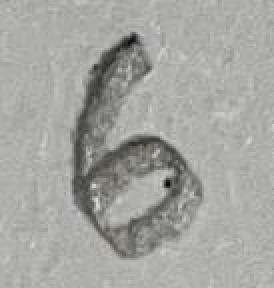
#> input picture DigitRecognitionUsingMnistDataset/six.jpg, 137 x 144 px (shown 2 times larger)
$ python convertTo28x28px.py six.jpg
#> lines starting #> are read from the running program, lines starting #| are printed output that depends on the picture
from PIL import Image, ImageFilter


def imageprepare(argv):
    """
    This function returns the pixel values.
    The imput is a png file location.
    """
#> called with argv = './six.jpg'
    im = Image.open(argv).convert('L')
    width = float(im.size[0])
#> width = 137
    height = float(im.size[1])
#> height = 144
    newImage = Image.new('L', (28, 28), (255))  # creates white canvas of 28x28 pixels
#> newImage: PIL image 28x28 L; every value is 255

    if width > height:  # check which dimension is bigger
        # Width is bigger. Width becomes 20 pixels.
        nheight = int(round((20.0 / width * height), 0))  # resize height according to ratio width
        if (nheight == 0):  # rare case but minimum is 1 pixel
            nheight = 1
            # resize and sharpen
        img = im.resize((nwidth, 20), Image.LANCZOS).filter(ImageFilter.SHARPEN)

        wtop = int(round(((28 - nheight) / 2), 0))  # calculate horizontal position
        newImage.paste(img, (4, wtop))  # paste resized image on white canvas
    else:
        # Height is bigger. Heigth becomes 20 pixels.
        nwidth = int(round((20.0 / height * width), 0))  # resize width according to ratio height
#> nwidth = 19
        if (nwidth == 0):  # rare case but minimum is 1 pixel
            nwidth = 1
            # resize and sharpen
        img = im.resize((nwidth, 20), Image.LANCZOS).filter(ImageFilter.SHARPEN)
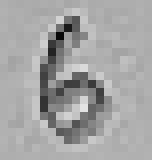
#> img: PIL image 19x20 L (shown 8 times larger); min 8, max 226, mean 163.9
        wleft = int(round(((28 - nwidth) / 2), 0))  # caculate vertical pozition
#> wleft = 4
        newImage.paste(img, (wleft, 4))  # paste resized image on white canvas
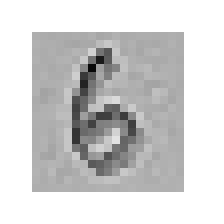
#> newImage: PIL image 28x28 L (shown 8 times larger); min 8, max 255, mean 210.8

    # newImage.save("sample.png

    tv = list(newImage.getdata())  # get pixel values
#> tv = 784 values, max 255 at index 0, min 8 at index 235, mean 210.8

    # normalize pixels to 0 and 1. 0 is pure white, 1 is pure black.
    tva = [(255 - x) * 1.0 / 255.0 for x in tv]
#> tva = 784 values, max 0.969 at index 235, min 0 at index 0, mean 0.173
    print(tva)
#> (printed output is left out)
    return tva

x=imageprepare('./six.jpg')#file path here
#> x has the same summary as tva in imageprepare
print(len(x))# mnist IMAGES are 28x28=784 pixels
